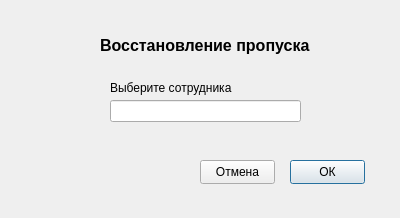
<?xml version="1.0" encoding="UTF-8"?>
<ui version="4.0">
 <class>form_recovery</class>
 <widget class="QDialog" name="form_recovery">
  <property name="geometry">
   <rect>
    <x>0</x>
    <y>0</y>
    <width>400</width>
    <height>218</height>
   </rect>
  </property>
  <property name="windowTitle">
   <string>Dialog</string>
  </property>
  <widget class="QLineEdit" name="lineEdit">
   <property name="geometry">
    <rect>
     <x>110</x>
     <y>100</y>
     <width>191</width>
     <height>22</height>
    </rect>
   </property>
  </widget>
  <widget class="QLabel" name="label">
   <property name="geometry">
    <rect>
     <x>100</x>
     <y>30</y>
     <width>231</width>
     <height>31</height>
    </rect>
   </property>
   <property name="font">
    <font>
     <pointsize>12</pointsize>
     <bold>true</bold>
    </font>
   </property>
   <property name="text">
    <string>Восстановление пропуска</string>
   </property>
  </widget>
  <widget class="QLabel" name="label_2">
   <property name="geometry">
    <rect>
     <x>110</x>
     <y>80</y>
     <width>181</width>
     <height>16</height>
    </rect>
   </property>
   <property name="text">
    <string>Выберите сотрудника</string>
   </property>
  </widget>
  <widget class="QPushButton" name="b_ok">
   <property name="geometry">
    <rect>
     <x>290</x>
     <y>160</y>
     <width>75</width>
     <height>24</height>
    </rect>
   </property>
   <property name="text">
    <string>ОК</string>
   </property>
  </widget>
  <widget class="QPushButton" name="b_cancel">
   <property name="geometry">
    <rect>
     <x>200</x>
     <y>160</y>
     <width>75</width>
     <height>24</height>
    </rect>
   </property>
   <property name="text">
    <string>Отмена</string>
   </property>
  </widget>
 </widget>
 <resources/>
 <connections/>
</ui>
